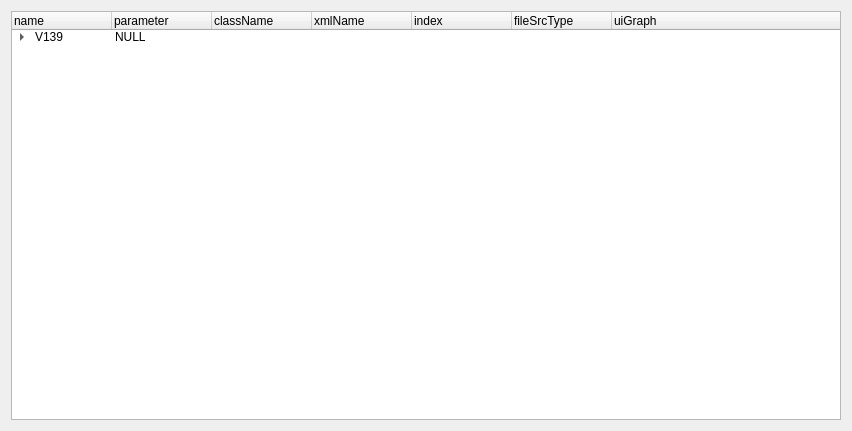
<?xml version="1.0" encoding="UTF-8"?>
<ui version="4.0">
 <class>Form</class>
 <widget class="QWidget" name="Form">
  <property name="geometry">
   <rect>
    <x>0</x>
    <y>0</y>
    <width>852</width>
    <height>431</height>
   </rect>
  </property>
  <property name="windowTitle">
   <string>Form</string>
  </property>
  <layout class="QVBoxLayout" name="verticalLayout">
   <item>
    <widget class="QTreeWidget" name="treeWidget">
     <column>
      <property name="text">
       <string>name</string>
      </property>
     </column>
     <column>
      <property name="text">
       <string>parameter</string>
      </property>
     </column>
     <column>
      <property name="text">
       <string>className</string>
      </property>
     </column>
     <column>
      <property name="text">
       <string>xmlName</string>
      </property>
     </column>
     <column>
      <property name="text">
       <string>index</string>
      </property>
     </column>
     <column>
      <property name="text">
       <string>fileSrcType</string>
      </property>
     </column>
     <column>
      <property name="text">
       <string>uiGraph</string>
      </property>
     </column>
     <item>
      <property name="text">
       <string>V139</string>
      </property>
      <property name="text">
       <string>NULL</string>
      </property>
      <property name="text">
       <string/>
      </property>
      <property name="text">
       <string/>
      </property>
      <property name="text">
       <string/>
      </property>
      <property name="text">
       <string/>
      </property>
      <item>
       <property name="text">
        <string>Axis</string>
       </property>
       <property name="text">
        <string>NULL</string>
       </property>
       <property name="text">
        <string/>
       </property>
       <property name="text">
        <string/>
       </property>
       <property name="text">
        <string/>
       </property>
       <property name="text">
        <string/>
       </property>
       <item>
        <property name="text">
         <string>Motor</string>
        </property>
        <property name="text">
         <string>NULL</string>
        </property>
        <property name="text">
         <string>UiMotor</string>
        </property>
        <property name="text">
         <string>PrmFuncMotor</string>
        </property>
        <property name="text">
         <string>0</string>
        </property>
        <property name="text">
         <string>1</string>
        </property>
        <property name="text">
         <string>GraphMotor129</string>
        </property>
       </item>
       <item>
        <property name="text">
         <string>Encoder</string>
        </property>
        <property name="text">
         <string>NULL</string>
        </property>
        <property name="text">
         <string>UiEncoder</string>
        </property>
        <property name="text">
         <string>PrmFuncEncoder</string>
        </property>
        <property name="text">
         <string>1</string>
        </property>
        <property name="text">
         <string>1</string>
        </property>
        <property name="text">
         <string>GraphEncoder136</string>
        </property>
       </item>
       <item>
        <property name="text">
         <string>Power</string>
        </property>
        <property name="text">
         <string>NULL</string>
        </property>
        <property name="text">
         <string>UiPower</string>
        </property>
        <property name="text">
         <string>PrmFuncPower</string>
        </property>
        <property name="text">
         <string>2</string>
        </property>
        <property name="text">
         <string>1</string>
        </property>
        <property name="text">
         <string>GraphPower129</string>
        </property>
       </item>
       <item>
        <property name="text">
         <string>Current</string>
        </property>
        <property name="text">
         <string>NULL</string>
        </property>
        <property name="text">
         <string>UiCurrent</string>
        </property>
        <property name="text">
         <string>PrmFuncCurrentloop</string>
        </property>
        <property name="text">
         <string>3</string>
        </property>
        <property name="text">
         <string>1</string>
        </property>
        <property name="text">
         <string>GraphCurrent133</string>
        </property>
       </item>
       <item>
        <property name="text">
         <string>Velocity</string>
        </property>
        <property name="text">
         <string>NULL</string>
        </property>
        <property name="text">
         <string>UiVelocity</string>
        </property>
        <property name="text">
         <string>PrmFuncSpeedloop</string>
        </property>
        <property name="text">
         <string>4</string>
        </property>
        <property name="text">
         <string>1</string>
        </property>
        <property name="text">
         <string>GraphVelocity133</string>
        </property>
       </item>
       <item>
        <property name="text">
         <string>Position</string>
        </property>
        <property name="text">
         <string>NULL</string>
        </property>
        <property name="text">
         <string>UiPosition</string>
        </property>
        <property name="text">
         <string>PrmFuncPositionloop</string>
        </property>
        <property name="text">
         <string>5</string>
        </property>
        <property name="text">
         <string>1</string>
        </property>
        <property name="text">
         <string>GraphPosition133</string>
        </property>
       </item>
       <item>
        <property name="text">
         <string>Brake</string>
        </property>
        <property name="text">
         <string>NULL</string>
        </property>
        <property name="text">
         <string>UiBrake</string>
        </property>
        <property name="text">
         <string>PrmFuncBrake</string>
        </property>
        <property name="text">
         <string>6</string>
        </property>
        <property name="text">
         <string>1</string>
        </property>
        <property name="text">
         <string>GraphBrake129</string>
        </property>
       </item>
       <item>
        <property name="text">
         <string>IOConfig</string>
        </property>
        <property name="text">
         <string>NULL</string>
        </property>
        <property name="text">
         <string>UiIOConf</string>
        </property>
        <property name="text">
         <string>PrmFuncIOConf</string>
        </property>
        <property name="text">
         <string>7</string>
        </property>
        <property name="text">
         <string>1</string>
        </property>
        <property name="text">
         <string>GraphIOConf136</string>
        </property>
       </item>
       <item>
        <property name="text">
         <string>IOAnalog</string>
        </property>
        <property name="text">
         <string>NULL</string>
        </property>
        <property name="text">
         <string>UiIOAnalog</string>
        </property>
        <property name="text">
         <string>PrmFuncIOAnalog</string>
        </property>
        <property name="text">
         <string>8</string>
        </property>
        <property name="text">
         <string>1</string>
        </property>
        <property name="text">
         <string>GraphIOAnalog136</string>
        </property>
       </item>
       <item>
        <property name="text">
         <string>Home</string>
        </property>
        <property name="text">
         <string>NULL</string>
        </property>
        <property name="text">
         <string>UiHome</string>
        </property>
        <property name="text">
         <string>PrmFuncHome</string>
        </property>
        <property name="text">
         <string>9</string>
        </property>
        <property name="text">
         <string>1</string>
        </property>
        <property name="text">
         <string>GraphHome136</string>
        </property>
       </item>
       <item>
        <property name="text">
         <string>Status</string>
        </property>
        <property name="text">
         <string>NULL</string>
        </property>
        <property name="text">
         <string>UiStatus</string>
        </property>
        <property name="text">
         <string>PrmFuncDeviceStatus</string>
        </property>
        <property name="text">
         <string>10</string>
        </property>
        <property name="text">
         <string>0</string>
        </property>
        <property name="text">
         <string>GraphStatus136</string>
        </property>
       </item>
       <item>
        <property name="text">
         <string>RAM</string>
        </property>
        <property name="text">
         <string>NULL</string>
        </property>
        <property name="text">
         <string>UiRAM</string>
        </property>
        <property name="text">
         <string>PrmRAMAxis</string>
        </property>
        <property name="text">
         <string>11</string>
        </property>
        <property name="text">
         <string>1</string>
        </property>
        <property name="text">
         <string>NULL</string>
        </property>
       </item>
       <item>
        <property name="text">
         <string>FLASH</string>
        </property>
        <property name="text">
         <string>NULL</string>
        </property>
        <property name="text">
         <string>UiFLASH</string>
        </property>
        <property name="text">
         <string>PrmFlashAxis</string>
        </property>
        <property name="text">
         <string>12</string>
        </property>
        <property name="text">
         <string>1</string>
        </property>
        <property name="text">
         <string>NULL</string>
        </property>
       </item>
      </item>
      <item>
       <property name="text">
        <string>UiGlobal</string>
       </property>
       <property name="text">
        <string>NULL</string>
       </property>
       <property name="text">
        <string/>
       </property>
       <property name="text">
        <string/>
       </property>
       <property name="text">
        <string/>
       </property>
       <property name="text">
        <string/>
       </property>
       <item>
        <property name="text">
         <string>IO</string>
        </property>
        <property name="text">
         <string>NULL</string>
        </property>
        <property name="text">
         <string>UiIO</string>
        </property>
        <property name="text">
         <string>PrmIO</string>
        </property>
        <property name="text">
         <string/>
        </property>
        <property name="text">
         <string>0</string>
        </property>
        <property name="text">
         <string>GraphIO133</string>
        </property>
       </item>
      </item>
      <item>
       <property name="text">
        <string>Global</string>
       </property>
       <item>
        <property name="text">
         <string>Plot</string>
        </property>
        <property name="text">
         <string>NULL</string>
        </property>
       </item>
      </item>
     </item>
    </widget>
   </item>
  </layout>
 </widget>
 <resources/>
 <connections/>
</ui>
